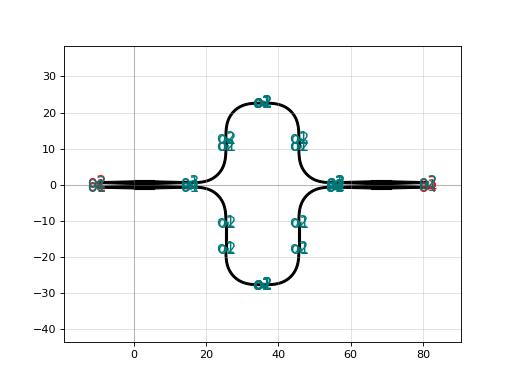

Python code for this plot:
import gdsfactory as gf

c = gf.components.mzi2x2_2x2(delta_length=10.0, length_y=2.0, length_x=0.1, bend='bend_euler', straight='straight', with_splitter=True, port_e1_splitter='o3', port_e0_splitter='o4', port_e1_combiner='o3', port_e0_combiner='o4', nbends=2, cross_section='strip')
c.plot()
